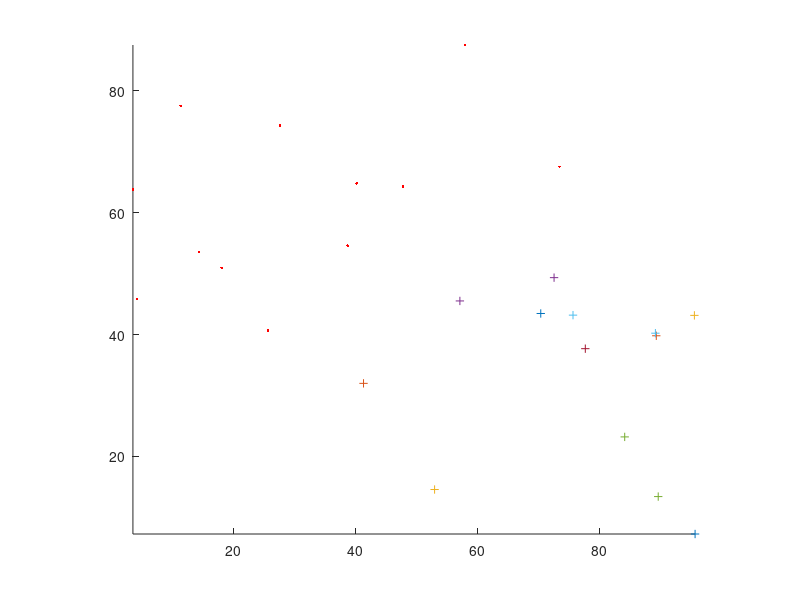

The MATLAB source for this figure:
% Illustrates a simple SV classifer
close all;

separable=1;

if separable==1,
    % separable case
    n=25;
    x1 = 100*rand(n,1);
    x2 = 100*rand(n,1);
    % training labels
    figure(1),hold on;
    y=zeros(n,1);
    for i=1:n,
        if 0.4*x1(i)+30>x2(i),
            y(i) = 1;
            plot(x1(i),x2(i),'+');
        else
            y(i) = -1;
            plot(x1(i),x2(i),'r.');
        end
    end
    hold off;
else
    % non-separable case
    load gaussian_mixture_data;
    n=length(y);
    figure(1),plot(x1(1:100),x2(1:100),'+');
    figure(1),hold on, plot(x1(101:200),x2(101:200),'r.'); hold off; drawnow;
end
% construxt Gram matrix (Kernel matrix)
K = zeros(n,n);
for i=1:n,
    for j=1:n,
        K(i,j) = x1(i)*x1(j) + x2(i)*x2(j); % this a linear kernel, it could be more sophisticated
    end
end
C=0.1; % a parameter, you actually don't need it for the separable case
alpha = quadprog(diag(y)*K*diag(y),-ones(n,1),eye(n),C*ones(n,1),y',0,zeros(n,1),Inf*ones(n,1));

% support vectors
tol=0.0001;
sv = zeros(length(y),1);
figure(1),hold on;
for i=1:length(y),
    if alpha(i)>tol,
        sv(i)=1;
        plot(x1(i),x2(i),'o');
    end
end
hold off;

% computing offset
b = 0;
for i=1:length(y),
    if sv(i),
        b = b + y(i);
        for j=1:length(y),
            if sv(j),
                b = b - alpha(j)*y(j)*K(i,j);
            end
        end
    end
end
b = b/sum(sv);

% now constructing the hyper plane (in this case a straight line)
b1 = sum((((sv.*alpha).*y).*x1));
b2 = sum((((sv.*alpha).*y).*x2));

px = (min(x1):max(x1))';
py = -(b1/b2)*px - (b/b2);
figure(1); hold on; plot(px,py,'g'); hold off; axis image;